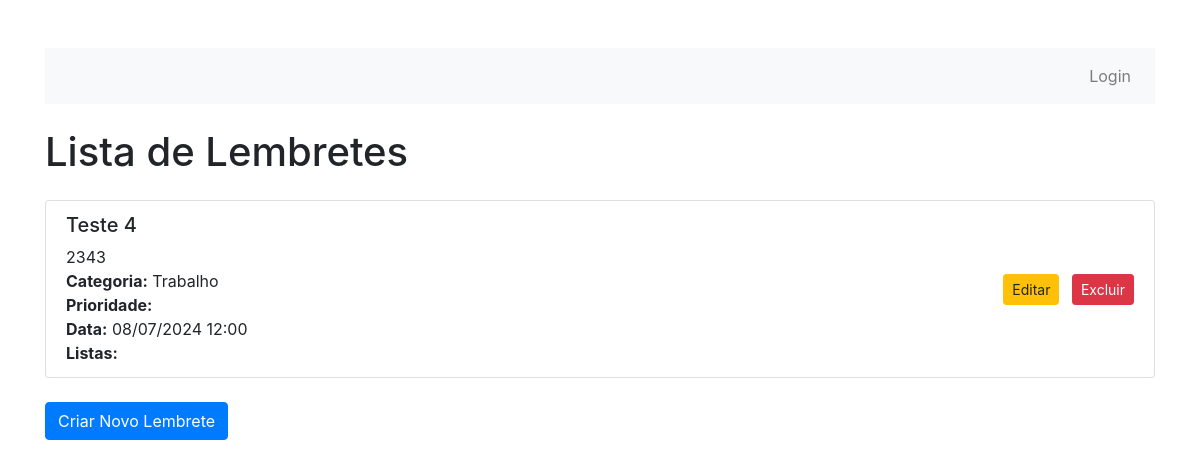
Page /lembretes/ on the earlier database version.
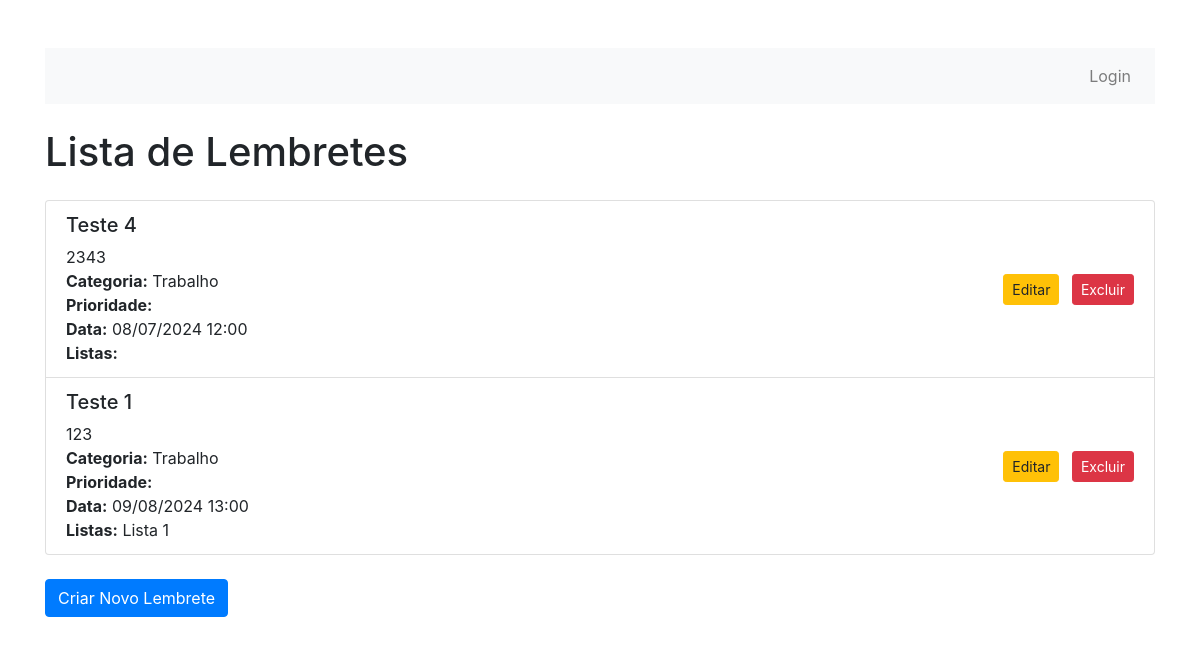
Same page on the later database version.
### lembretes/models.py (models this page shows, shortened)
class Lembrete(models.Model):
    titulo = models.CharField(max_length=200)
    descricao = models.TextField()
    data_lembrete = models.DateTimeField()
    prioridade = models.IntegerField(choices=[(1, 'Alta'), (2, 'Média'), (3, 'Baixa')])
    categoria = models.ForeignKey(Categoria, on_delete=models.CASCADE, related_name='lembretes', null=True, blank=True)
    user = models.ForeignKey(User, on_delete=models.CASCADE)
    listas = models.ManyToManyField('Lista', blank=True)

class Lista(models.Model):
    nome = models.CharField(max_length=100)
    descricao = models.TextField(blank=True, null=True)
    usuario = models.ForeignKey(User, on_delete=models.CASCADE)

### categorias/models.py (models this page shows, shortened)
class Categoria(models.Model):
    nome = models.CharField(max_length=100)
    descricao = models.TextField(blank=True)

### lembretes/views.py (the view)
# urls.py: path('', views.index, name='index'),
def index(request):
    lembretes = Lembrete.objects.all()
    return render(request, 'lembretes/lista_lembretes.html', {'lembretes': lembretes})

### lembretes/templates/lembretes/lista_lembretes.html (shortened to what this page needs)
<!DOCTYPE html>
<html lang="en">
<head>
    <link href="https://stackpath.bootstrapcdn.com/bootstrap/4.5.2/css/bootstrap.min.css" rel="stylesheet">
</head>
<body>
    <div class="container mt-5">
        <nav class="navbar navbar-expand-lg navbar-light bg-light mb-4">
            <div class="collapse navbar-collapse" id="navbarNav">
                <ul class="navbar-nav ml-auto">
                    {% if user.is_authenticated %}
                        <li class="nav-item">
                            <form method="post" action="{% url 'logout' %}" class="form-inline">
                                {% csrf_token %}
                                <button type="submit" class="btn btn-link nav-link" style="border: none; padding: 0;">Logout</button>
                            </form>
                        </li>
                    {% else %}
                        <li class="nav-item">
                            <a class="nav-link" href="{% url 'login' %}">Login</a>
                        </li>
                    {% endif %}
                </ul>
            </div>
        </nav>
        <h1 class="mb-4">Lista de Lembretes</h1>
        <ul class="list-group mb-4">
            {% for lembrete in lembretes %}
                <li class="list-group-item d-flex justify-content-between align-items-center">
                    <div>
                        <h5>{{ lembrete.titulo }}</h5>
                        <p class="mb-0">{{ lembrete.descricao }}</p>
                        <p class="mb-0"><strong>Categoria:</strong> {{ lembrete.categoria.nome }}</p>
                        <p class="mb-0"><strong>Prioridade:</strong> {{ lembrete.prioridade.nome }}</p>
                        <p class="mb-0"><strong>Data:</strong> {{ lembrete.data_lembrete|date:"d/m/Y H:i" }}</p>
                        <p class="mb-0"><strong>Listas:</strong>
                            {% for lista in lembrete.listas.all %}
                                {{ lista.nome }}{% if not forloop.last %}, {% endif %}
                            {% endfor %}
                        </p>
                    </div>
                    <div>
                        <a href="{% url 'edit_lembrete' lembrete.id %}" class="btn btn-warning btn-sm mr-2">Editar</a>
                        <a href="{% url 'delete_lembrete' lembrete.id %}" class="btn btn-danger btn-sm">Excluir</a>
                    </div>
                </li>
            {% endfor %}
        </ul>
        <a href="{% url 'create_lembrete' %}" class="btn btn-primary">Criar Novo Lembrete</a>
    </div>
</body>
</html>

Differences in the rows shown:
added Lembrete: titulo "Teste 1", descricao "123", categoria.nome "Trabalho", data_lembrete "09/08/2024 13:00"
now on this page (row unchanged): Lista: nome "Lista 1"
